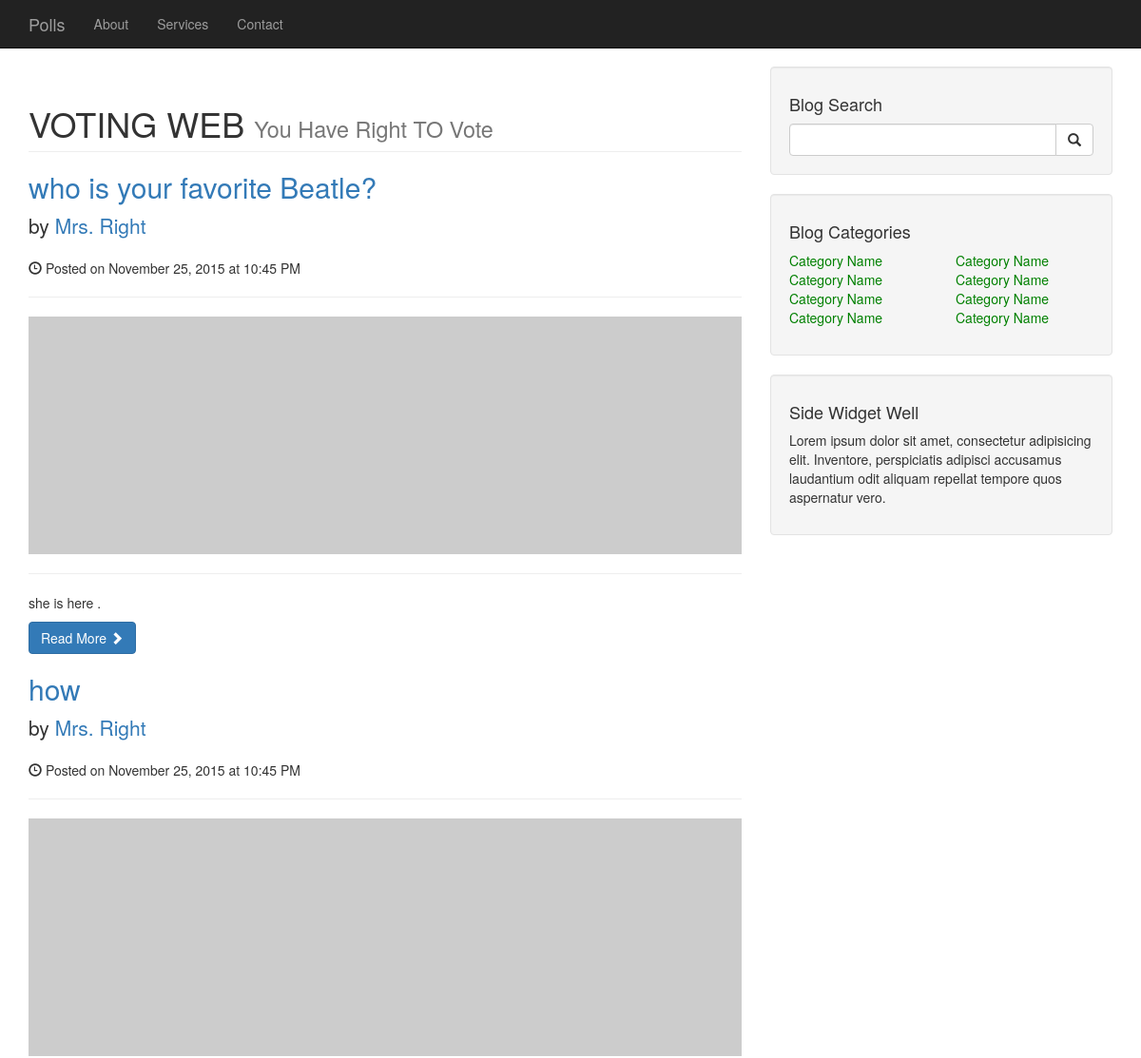
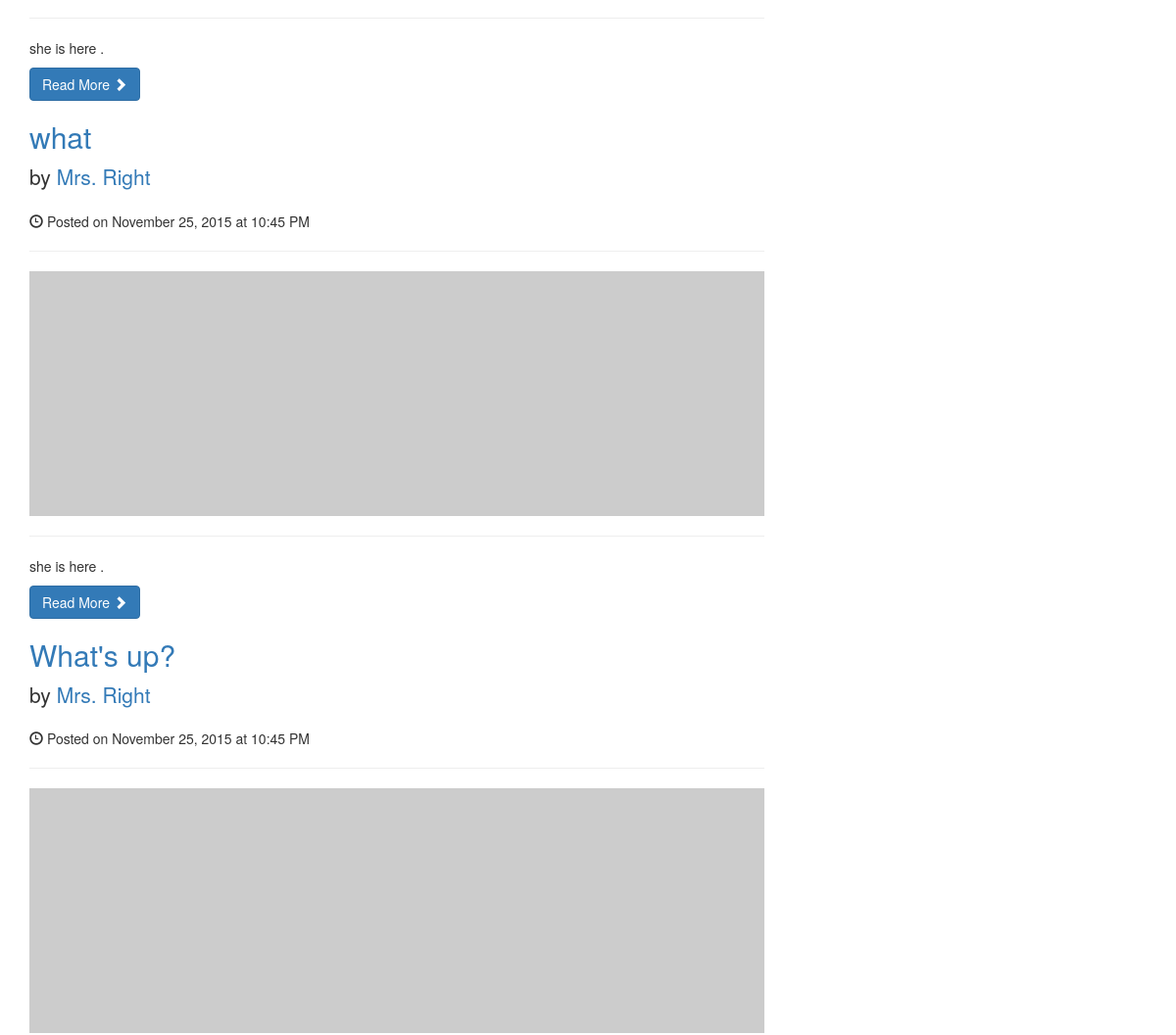
The page /polls/ (upper part) on the database as committed earlier (2 pictures, top to bottom).
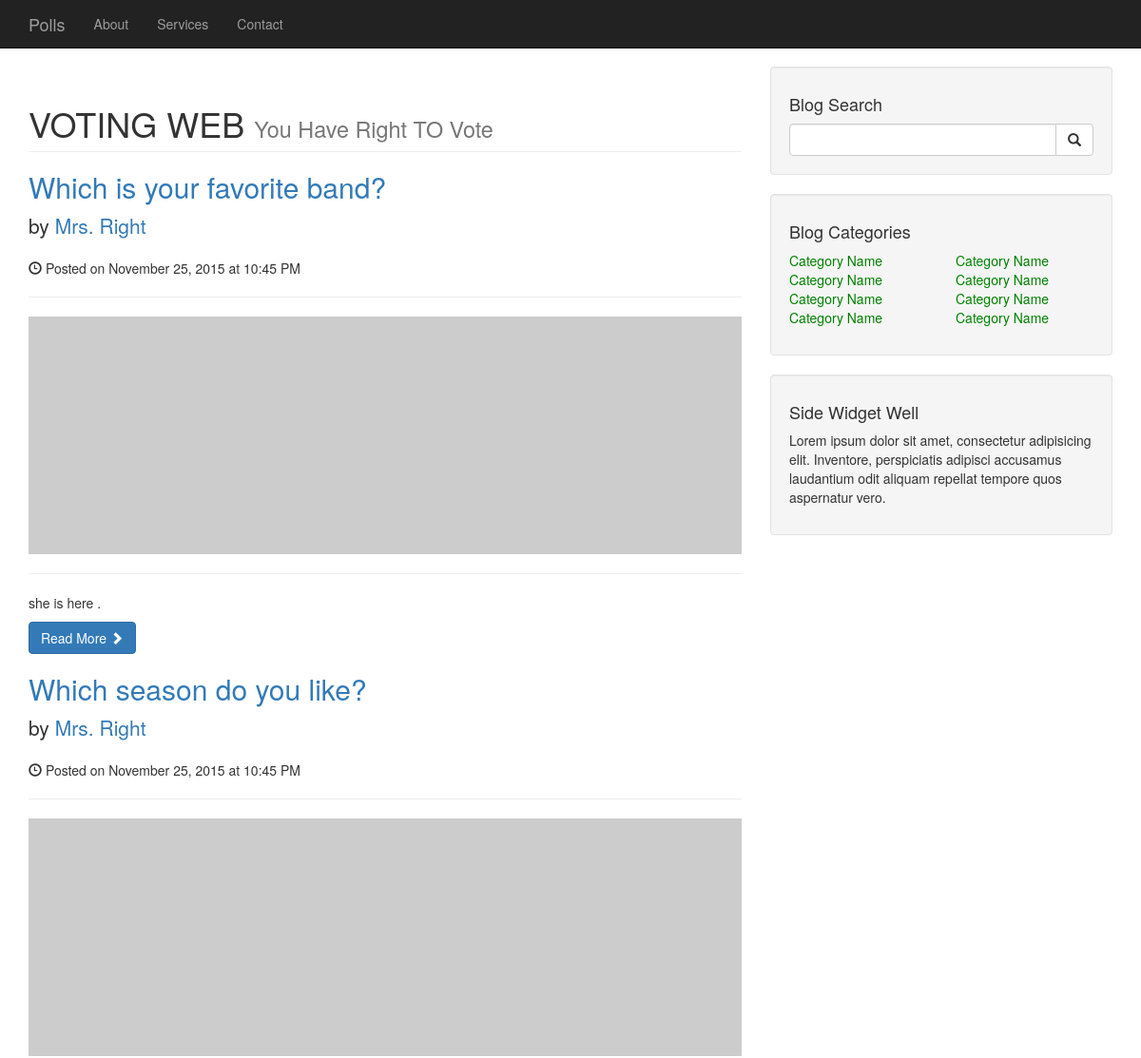
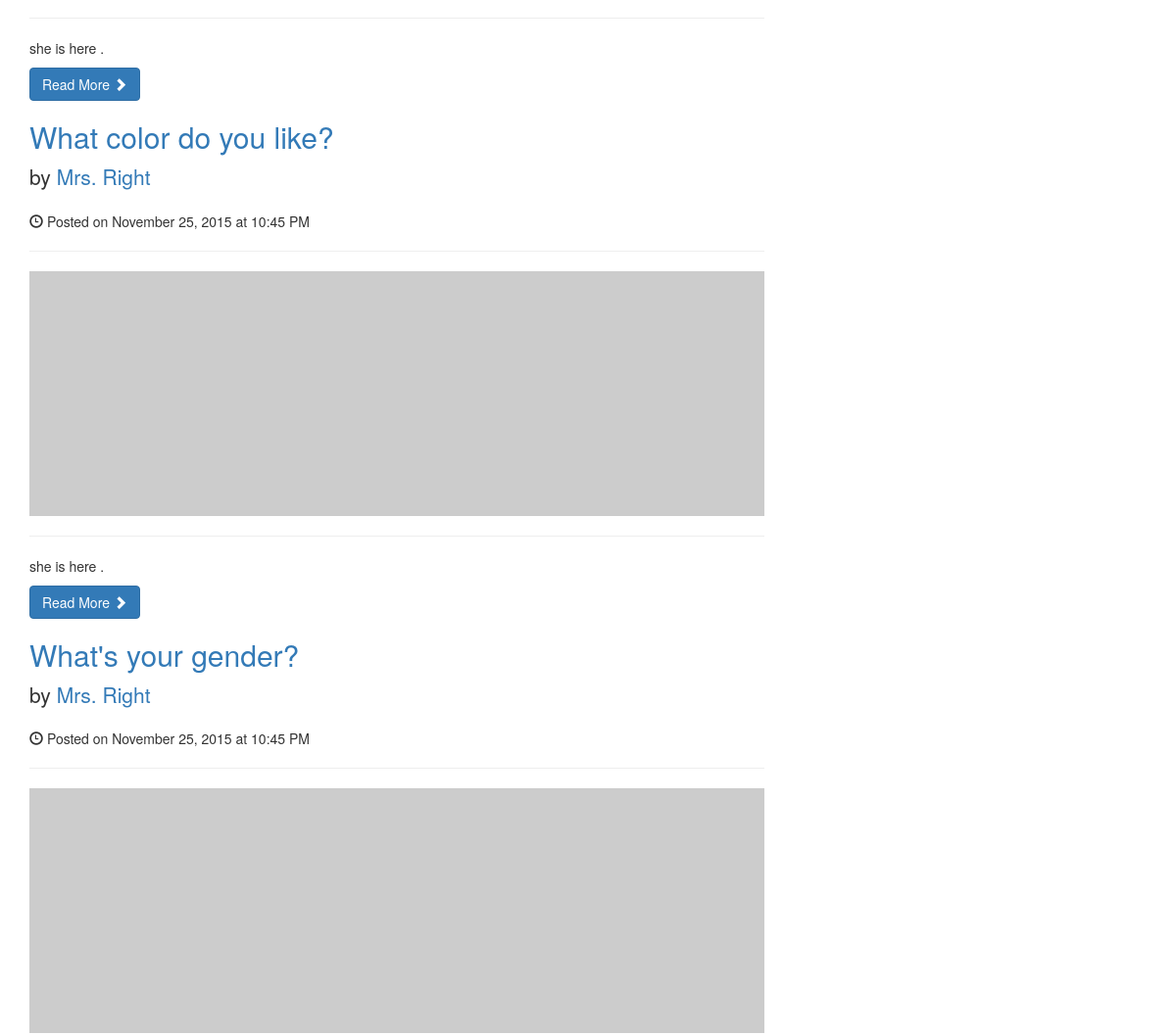
The same page on the database as committed later (2 pictures, top to bottom).
### polls/models.py (models this page shows, shortened)
class Question(models.Model):
	content=RichTextField(blank=True)
	question_text=models.CharField(max_length=200)
	pub_date=models.DateTimeField('date published')
	def was_published_recently(self):
		now=timezone.now()
		return now - datetime.timedelta(days=1)  <= self.pub_date <=now
	was_published_recently.admin_order_field='pub_date'
	was_published_recently.boolean=True
	was_published_recently.short_description='Published recently?'

### polls/views.py (the view)
class IndexView(generic.ListView):
	template_name='polls/index.html'
	context_object_name='latest_question_list'
	def get_queryset(self):
		return Question.objects.filter(
			pub_date__lte=timezone.now()).order_by('-pub_date')[:5]

### polls/templates/polls/index.html (shortened to what this page needs)
{% extends "polls/base.html" %}
{% block content%}
{% if latest_question_list %}
     {% for  question in latest_question_list %}
        <h2>
             <a href="{% url  'polls:detail' question.id %}">{{question.question_text}}</a>
         </h2>
         <p class="lead">
             by <a href="#">Mrs. Right</a>
         </p>
         <p><span class="glyphicon glyphicon-time"></span> Posted on November 25, 2015 at 10:45 PM</p>
         <hr>
         <img class="img-responsive" src="http://placehold.it/900x300" alt="">
         <hr>
         <p>she is here .</p>
         <a class="btn btn-primary" href="#">Read More <span class="glyphicon glyphicon-chevron-right"></span></a>
     {% endfor %}
{% else %}
     <p>No polls are available.</p>
{% endif %}
{% endblock %}

### polls/templates/polls/base.html (shortened to what this page needs)
<!DOCTYPE html>
<html lang="en">
<head>
    {% load staticfiles %}
     <link rel="stylesheet"  type="text/css"   href="{% static 'polls/style.css' %}" />
    <link href="{% static 'bootstrap/css/bootstrap.min.css' %}" rel="stylesheet">
</head>
<body>
    <nav class="navbar navbar-inverse navbar-fixed-top" role="navigation">
        <div class="container">
            <div class="navbar-header">
                <a class="navbar-brand" href="{% url  'polls:index'  %}">Polls</a>
            </div>
            <div class="collapse navbar-collapse" id="bs-example-navbar-collapse-1">
                <ul class="nav navbar-nav">
                    <li>
                        <a href="#">About</a>
                    </li>
                    <li>
                        <a href="#">Services</a>
                    </li>
                    <li>
                        <a href="#">Contact</a>
                    </li>
                </ul>
            </div>
        </div>
    </nav>
    <div class="container">
        <div class="row">
            <div class="col-md-8">
                <h1 class="page-header">
                    VOTING WEB
                    <small>You Have Right TO Vote</small>
                </h1>
            {% block content %}{% endblock %}.
            </div>
            <div class="col-md-4">
                <div class="well">
                    <h4>Blog Search</h4>
                    <div class="input-group">
                        <input type="text" class="form-control">
                        <span class="input-group-btn">
                            <button class="btn btn-default" type="button">
                                <span class="glyphicon glyphicon-search"></span>
                        </button>
                        </span>
                    </div>
                </div>
                <div class="well">
                    <h4>Blog Categories</h4>
                    <div class="row">
                        <div class="col-lg-6">
                            <ul class="list-unstyled">
                                <li><a href="#">Category Name</a>
                                </li>
                                <li><a href="#">Category Name</a>
                                </li>
                                <li><a href="#">Category Name</a>
                                </li>
                                <li><a href="#">Category Name</a>
                                </li>
                            </ul>
                        </div>
                        <div class="col-lg-6">
                            <ul class="list-unstyled">
                                <li><a href="#">Category Name</a>
                                </li>
                                <li><a href="#">Category Name</a>
                                </li>
                                <li><a href="#">Category Name</a>
                                </li>
                                <li><a href="#">Category Name</a>
                                </li>
                            </ul>
                        </div>
                    </div>
                </div>
                <div class="well">
                    <h4>Side Widget Well</h4>
                    <p>Lorem ipsum dolor sit amet, consectetur adipisicing elit. Inventore, perspiciatis adipisci accusamus laudantium odit aliquam repellat tempore quos aspernatur vero.</p>
                </div>
            </div>
        </div>
    </div>
</body>
</html>

### polls/static/polls/style.css (style rules this page uses)
li a { color:green; }
body { padding-top: 70px; }

Rows that differ between the two databases and show on the page:
changed Question: question_text "who is your favorite Beatle?" → "Which is your favorite band?"
changed Question: question_text "how" → "Which season do you like?"
changed Question: question_text "what" → "What color do you like?"
changed Question: question_text "What's up?" → "What's your gender?"
